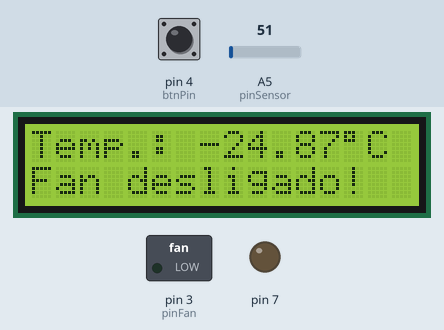
This sketch was run on a simulated Arduino Uno, built with avr-gcc and run on an emulated ATmega328P. Parts: 16×2 character LCD, switched loads named in the sketch (green lamp = pin HIGH), output pins drawn as LEDs (lit = HIGH). Dashed ring = blinking. The test bench sets the inputs (shaded band); at power-on: A5 (pinSensor) = 51, pin 4 (btnPin) LOW.

Above: at 1.27 s.
1.3 s: A5 (pinSensor) set to 125
At 3.2 s:
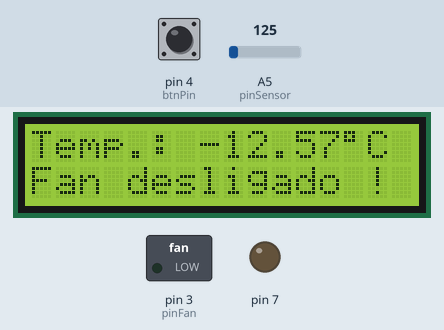
5.6 s: A5 (pinSensor) set to 152
At 6.4 s:
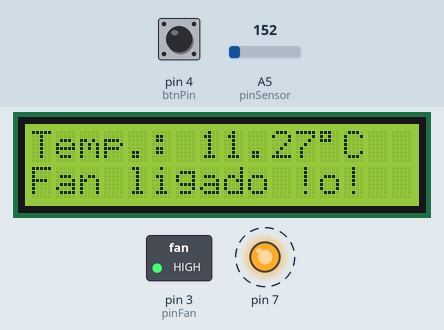
9.5 s: pin 4 (btnPin) pulled HIGH for 1 s
At 11.0 s:
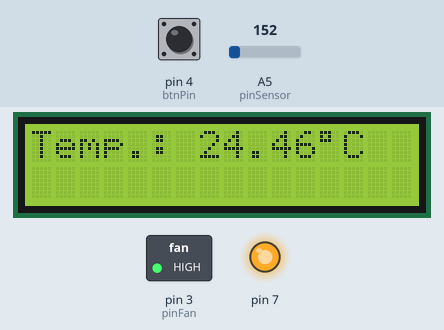
14.1 s: A5 (pinSensor) set to 163
At 16.8 s:
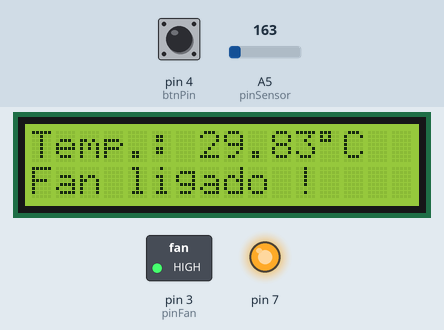
17.4 s: pin 4 (btnPin) pulled HIGH for 1 s
At 20.1 s:
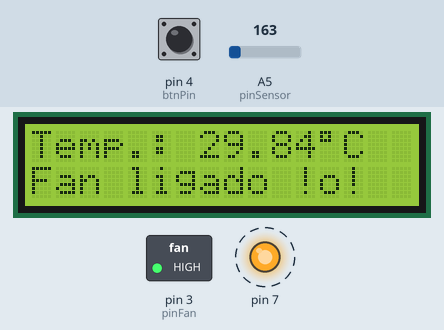
Timing chart, 0 to 21.7 s (numbered marks = the images above; inputs shaded):
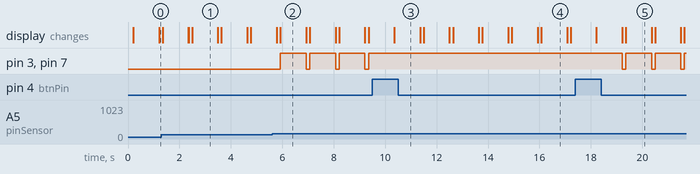

The sketch:

ProjetoFinal.ino
```cpp
#include <LiquidCrystal.h>


LiquidCrystal lcd(6, 5, 8, 9, 10, 11);

const int pinFan = 3;
const int pinSensor = A5;

float temperature;
const int btnPin = 4;
int botao=0;
int fase=LOW;


void setup() {
  lcd.begin(16, 2);
  lcd.clear();
  pinMode(pinFan, OUTPUT);
  pinMode(pinSensor, INPUT);
  pinMode(pinFan, OUTPUT);
  pinMode(7, OUTPUT);
  pinMode(botao, INPUT);
}

void loop() {
    botao = digitalRead(btnPin);
  Serial.println(botao);
 if (botao==HIGH){
 fase=!fase;
 delay(1000);
	 }
  if (fase == HIGH) {

    lcd.setCursor(0,1);
    lcd.write("Fan ligado!");
	  digitalWrite(3, HIGH);
	  digitalWrite(7, HIGH);
        }
  else {
    lcd.setCursor(0,1);
    lcd.write("Fan desligado!");
  	digitalWrite(3, LOW);
    digitalWrite(7, LOW);

	}
    /*Para evitar as grandes variações de leitura do componente
    LM35 são feitas 1000 leituras onde calculamos a média*/
    for (int i=0;i<1000;i++) {
      temperature = temperature + (-40 + 0.488155 * (analogRead(A5) - 20));
   }
   temperature = temperature/1000; // calcula a média das leituras

    if(temperature > 18) {
        lcd.setCursor(0,1);
        lcd.write("Fan ligado !");
        digitalWrite(pinFan, HIGH);
        digitalWrite(7, HIGH);
    } else {
        lcd.setCursor(0,1);
        lcd.write("Fan desligado !");
        digitalWrite(pinFan, LOW);
        digitalWrite(7, LOW);
    }
  delay(1000);
    lcd.clear();
    lcd.print("Temp.: ");
    lcd.print(temperature);
    lcd.write(B11011111);
    lcd.print("C");

}
```

Measured:
- the behaviour switches between 138 and 139 on A5 (pinSensor) (found by bisection; images 1 and 2)
- after the input at 5.6 s, pin 3 (pinFan), pin 7: alternates HIGH for 1.0 s and LOW for 0.14 s, starting after 0.32 s; the display: first differs from a run without the input after 0.32 s (image 2)
- after the input at 9.5 s, pin 3 (pinFan), pin 7: stops changing and stays HIGH
- after the input at 17.4 s, pin 3 (pinFan), pin 7: alternates HIGH for 1.0 s and LOW for 0.14 s, starting after 1.8 s
- what the display in image 1 shows lasts 1.0 s, from 2.5 s to 3.5 s
